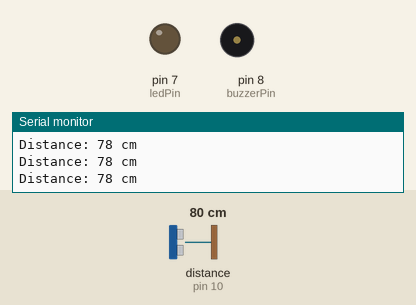
This sketch was run on a simulated Arduino Uno, built with avr-gcc and run on an emulated ATmega328P. Parts: output pins drawn as LEDs (lit = HIGH), buzzer (waves = sounding, pin HIGH), the last lines printed to the serial monitor. Wiring (inferred from the names in the program): ultrasonic range finder: trigger pin 9; echo pin 10. The test bench sets the inputs (shaded band); at power-on: distance to the obstacle (sensor on pin 10) 80 cm. The echo pulse lasts 58.3 µs per cm; pins used as bus, display or sensor lines are not drawn.

Above: at 1.2 s.
1.3 s: distance to the obstacle (sensor on pin 10) set to 56 cm
4.3 s: distance to the obstacle (sensor on pin 10) set to 45 cm
At 4.59 s:
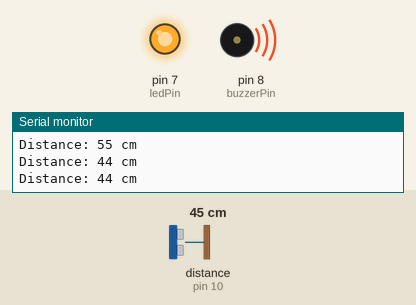
7.3 s: distance to the obstacle (sensor on pin 10) set to 60 cm
At 7.7 s:
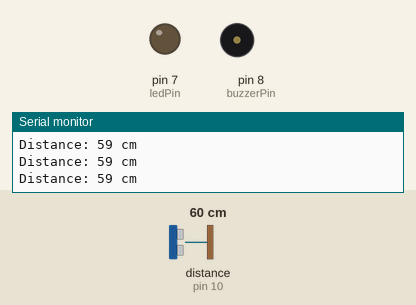
8.8 s: distance to the obstacle (sensor on pin 10) set to 2 cm
At 9.24 s:
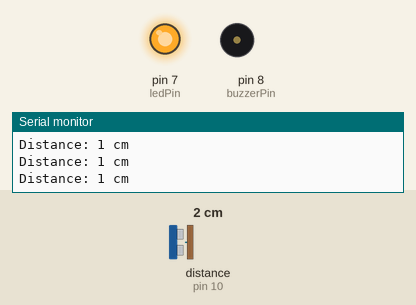
Timing chart, 0 to 12.8 s (numbered marks = the images above; inputs shaded):
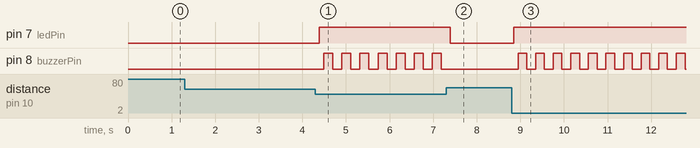

The sketch:

Motion_Detector.ino
```cpp
const int trigPin = 9;
const int echoPin = 10;
const int ledPin = 7;
const int buzzerPin = 8;

long duration;
int distance;

const int maxDistance = 50;

unsigned long lastBeepMillis = 0;
const unsigned long beepOnMs = 200;
const unsigned long beepOffMs = 200;
bool buzzerState = false;

void setup() {
  pinMode(trigPin, OUTPUT);
  pinMode(echoPin, INPUT);
  pinMode(ledPin, OUTPUT);
  pinMode(buzzerPin, OUTPUT);
  digitalWrite(ledPin, LOW);
  digitalWrite(buzzerPin, LOW);
  Serial.begin(9600);
}

void loop() {
  digitalWrite(trigPin, LOW);
  delayMicroseconds(2);
  digitalWrite(trigPin, HIGH);
  delayMicroseconds(10);
  digitalWrite(trigPin, LOW);

  duration = pulseIn(echoPin, HIGH, 30000UL);
  if (duration == 0) {
    distance = 999;
  } else {
    distance = (duration * 0.034) / 2;
  }

  Serial.print("Distance: ");
  Serial.print(distance);
  Serial.println(" cm");

  if (distance > 0 && distance < maxDistance) {
    digitalWrite(ledPin, HIGH);
    handleBuzzerBeep();
  } else {
    digitalWrite(ledPin, LOW);
    digitalWrite(buzzerPin, LOW);
    buzzerState = false;
    lastBeepMillis = millis();
  }

  delay(100);
}

void handleBuzzerBeep() {
  unsigned long now = millis();
  if (buzzerState) {
    if (now - lastBeepMillis >= beepOnMs) {
      buzzerState = false;
      digitalWrite(buzzerPin, LOW);
      lastBeepMillis = now;
    }
  } else {
    if (now - lastBeepMillis >= beepOffMs) {
      buzzerState = true;
      digitalWrite(buzzerPin, HIGH);
      lastBeepMillis = now;
    }
  }
}
```

Measured:
- the behaviour switches between 51 and 50 cm on distance to the obstacle (sensor on pin 10) (found by bisection; images 0 and 1)
- after the input at 4.3 s, pin 7 (ledPin): LOW → HIGH after 0.09 s; pin 8 (buzzerPin): alternates HIGH for 0.21 s and LOW for 0.21 s, starting after 0.19 s
- after the input at 7.3 s, pin 7 (ledPin): HIGH → LOW after 0.09 s; pin 8 (buzzerPin): stops changing and stays LOW
- after the input at 8.8 s, pin 7 (ledPin): LOW → HIGH after 0.05 s; pin 8 (buzzerPin): alternates HIGH for 0.20 s and LOW for 0.20 s, starting after 0.15 s
